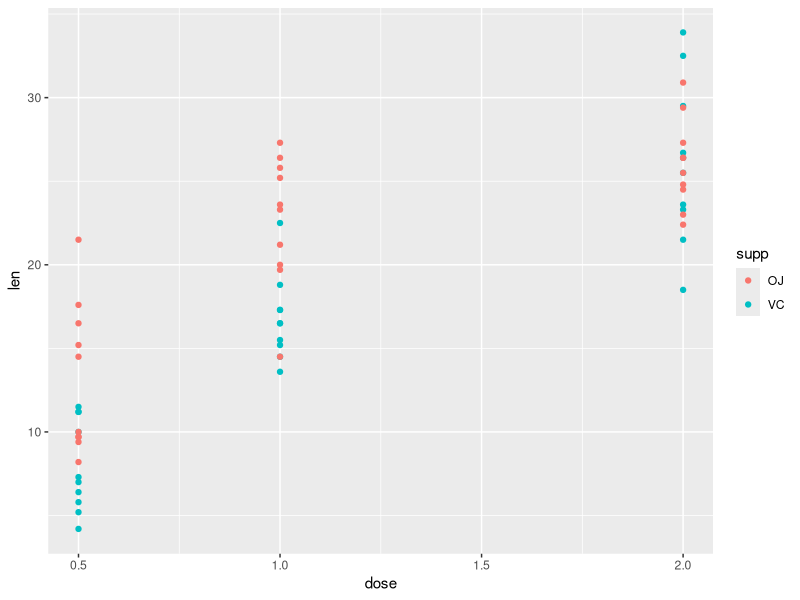

Reproduce this figure in R.
## ---- chunk 1
library(tidyverse)
Df <- ToothGrowth

## ---- chunk 2

Df %>% ggplot(aes(x = dose, y = len, colour = supp, group = supp)) +
                geom_point()

print(head(Df))

print(c('Sky', 'Sunny side of pyramid', 'Shady side of pyramid'))


